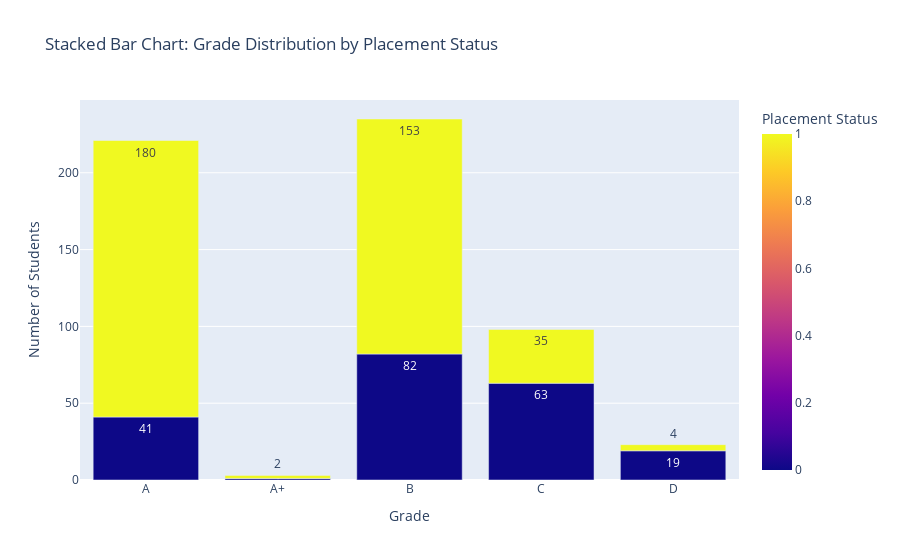

Notebook code for this chart:
### Markdown cell above
Overall Grade vs Placed or Not

### Code cell
# Count occurrences of each Grade grouped by Placement Status
grade_placement_counts = df.groupby(['Grade', 'Is_Placed']).size().reset_index(name='Count')

# Create a stacked bar chart
fig = px.bar(
    grade_placement_counts,
    x='Grade',
    y='Count',
    color='Is_Placed',  # Different colors for Placed & Not Placed
    title="Stacked Bar Chart: Grade Distribution by Placement Status",
    labels={'Is_Placed': 'Placement Status', 'Count': 'Number of Students'},
    text='Count',  # Show count values on bars
    barmode='stack',  # Stack bars
    color_discrete_map={'Yes': 'green', 'No': 'red'}  # Custom colors for placement status
)

# Show plot
fig.show()

### Figure 1 — Plotly figure (JSON) as saved in the notebook; plotly's stock layout.template omitted (floating-point values rounded to 4 significant figures)
{"data": [{"hovertemplate": "Grade=%{x}<br>Number of Students=%{text}<br>Placement Status=%{marker.color}<extra></extra>", "legendgroup": "", "marker": {"color": [0, 1, 0, 1, 0, 1, 0, 1, 0, 1], "coloraxis": "coloraxis", "pattern": {"shape": ""}}, "name": "", "orientation": "v", "showlegend": false, "text": [41.0, 180.0, 1.0, 2.0, 82.0, 153.0, 63.0, 35.0, 19.0, 4.0], "textposition": "auto", "type": "bar", "x": ["A", "A", "A+", "A+", "B", "B", "C", "C", "D", "D"], "xaxis": "x", "y": [41, 180, 1, 2, 82, 153, 63, 35, 19, 4], "yaxis": "y"}], "layout": {"barmode": "stack", "coloraxis": {"colorbar": {"title": {"text": "Placement Status"}}, "colorscale": [[0, "#0d0887"], [0.1111, "#46039f"], [0.2222, "#7201a8"], [0.3333, "#9c179e"], [0.4444, "#bd3786"], [0.5556, "#d8576b"], [0.6667, "#ed7953"], [0.7778, "#fb9f3a"], [0.8889, "#fdca26"], [1, "#f0f921"]]}, "legend": {"tracegroupgap": 0}, "title": {"text": "Stacked Bar Chart: Grade Distribution by Placement Status"}, "xaxis": {"anchor": "y", "domain": [0, 1], "title": {"text": "Grade"}}, "yaxis": {"anchor": "x", "domain": [0, 1], "title": {"text": "Number of Students"}}}}
